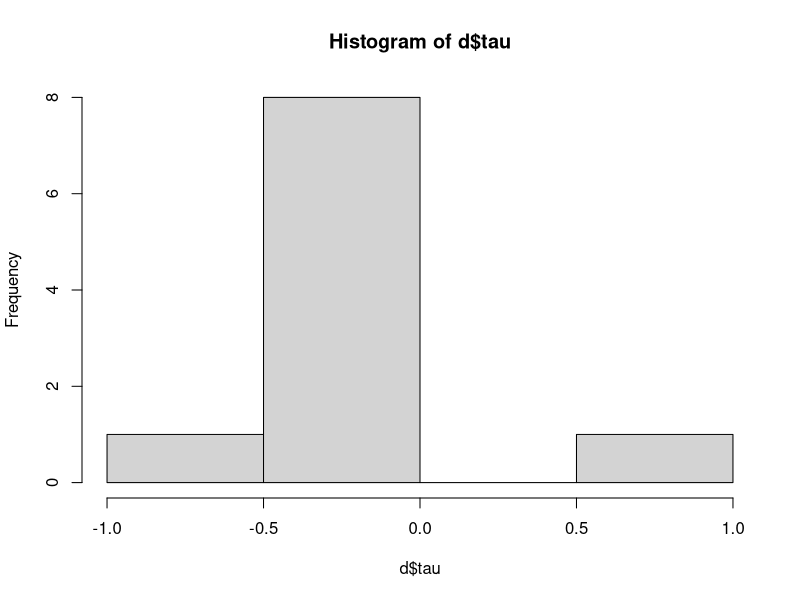

Reproduce this figure in R.
## ---- chunk 1
library(data.table)

d <- data.table(
  child = 1:10, 
  y_0 = c(1.2, 0.1, 0.5, 0.8, 1.5, 2.0, 1.3, 0.7, 1.1, 1.4), 
  y_1 = c(1.2, 0.7, 0.5, 0.8, 0.6, 2.0, 1.3, 0.7, 1.1, 1.4)
)

## ---- chunk 2

d[, tau:= (y_1 - y_0)]
d
hist(d$tau)
## ---- chunk 3

mean(d$tau)

## ---- chunk 4
d[, treat := ifelse(test = (child %% 2 == 0), yes = 0, no = 1)]
d[, Y := ifelse(test = (child %% 2 == 0), yes = y_0, no = y_1)]
d[treat ==1, mean(Y)] - d[treat ==0, mean(Y)]

## ---- chunk 5
sum(choose(n=10, k=1:9))
## ---- chunk 6
d[child %in% 1:5, mean(y_1)] - d[child %in% 6:10, mean(y_0)]
d
